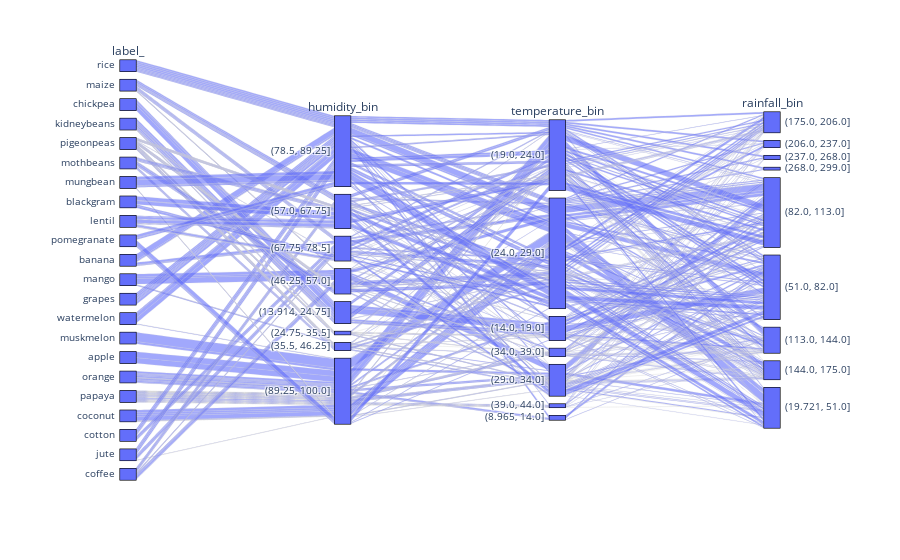

Here is the notebook cell this chart was saved with:
### Code cell
fig = px.parallel_categories(data_copy[['label_','humidity_bin','temperature_bin','rainfall_bin']])
fig.show()

### Figure 1 — Plotly figure (JSON) as saved in the notebook; plotly's stock layout.template omitted (floating-point values rounded to 4 significant figures; data arrays with more than 128 entries replaced by an {"elided": "..."} marker saying what was removed)
{"data": [{"dimensions": [{"label": "label_", "values": {"elided": "2200 str values"}}, {"label": "humidity_bin", "values": {"elided": "2200 str values"}}, {"label": "temperature_bin", "values": {"elided": "2200 str values"}}, {"label": "rainfall_bin", "values": {"elided": "2200 str values"}}], "domain": {"x": [0, 1], "y": [0, 1]}, "name": "", "type": "parcats"}], "layout": {"autosize": true, "legend": {"tracegroupgap": 0}, "margin": {"t": 60}}}
